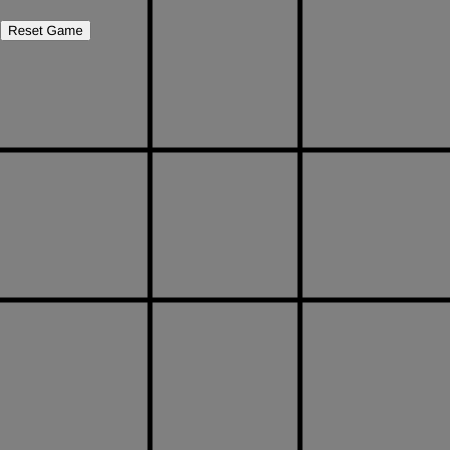
Frame 1 (no input)
Frame 60 (no input): identical to frame 1, image omitted
Frame 120 (the mouse pressed at the canvas centre since frame 60): identical to frame 1, image omitted

The p5.js sketch that drew this single still picture (run headless with seeded random() and noise() and a simulated clock; from frame 60 on, the mouse is pressed at the canvas centre):

// p5.js sketch
// ── sketch.js
let backgroundCol = 128;
let grid = new Array(3);
let scale = 150, canvasSize = scale * 3;
let inGridOffset = scale / 4;
let playerTurn = 1;
let winLine = null;
let winner = false;
let resetButton;
let canvas;

let xWins = 0, oWins = 0, ties = 0;

function setup() {
  for (let i = 0; i < 3; ++i) {
    grid[i] = new Array(3);
  }
  canvas = createCanvas(canvasSize, canvasSize);

  resetButton = createButton('Reset Game');
  resetButton.position(canvas.x, 20);
  resetButton.mousePressed(resetGame);
}

function draw() { // visualize the game
  background(backgroundCol);
  // Draw grid  
  strokeWeight(5);
  stroke(0, 0, 0);
    line(canvasSize / 3, 0, canvasSize / 3, canvasSize);
    line(canvasSize * 2 / 3, 0, canvasSize * 2 / 3, canvasSize);
    line(0, canvasSize / 3, canvasSize, canvasSize / 3);
    line(0, canvasSize * 2 / 3, canvasSize, canvasSize * 2 / 3);

  // Draw X and O
  for (let i = 0; i < 3; ++i) {
    for (let j = 0; j < 3; ++j) {
      fill(backgroundCol);
      strokeWeight(15);
      if (grid[i][j] == 1) {
        circle(+ scale / 2 + i * scale, scale / 2 + j * scale, scale / 2)
      } else if (grid[i][j] == 2) {
        line(i * scale + inGridOffset, j * scale + inGridOffset, (i + 1) * scale - inGridOffset, (j + 1) * scale - inGridOffset);
        line(i * scale + inGridOffset, (j + 1) * scale - inGridOffset, (i + 1) * scale - inGridOffset, j * scale + inGridOffset);
      }
    }
  }

  // Draw winning line if there is one
  if (winner) {
    strokeWeight(10);
    stroke(255, 0, 0);
    line(winLine.x1, winLine.y1, winLine.x2, winLine.y2);
  }
}

function resetGame() { // restart the game
  console.log("Reset Game");
  resetGrid();
  xWins = 0, oWins = 0, ties = 0;
  document.getElementById('ties').innerHTML = "Ties: " + ties;
  document.getElementById('xWins').innerHTML = "X Wins: " + xWins;
  document.getElementById('oWins').innerHTML = "O Wins: " + oWins;
  loop();
}

function resetGrid() { // clears the grid
  for (let i = 0; i < 3; ++i) {
    for (let j = 0; j < 3; ++j) {
      grid[i][j] = 0;
    }
  }
  winner = false;
  winLine = null;
  playerTurn = 1;
}

// player functionality 
function mouseClicked() {
  if (mouseX >= 0 && mouseX <= canvasSize && mouseY >= 0 && mouseY <= canvasSize) { // check if mouse is in canvas
    if (!isLooping()) { // check if game is over
      resetGrid();
      loop();
      return;
    }
    let posX = Math.floor(mouseX / scale), posY =  Math.floor(mouseY / scale);
    if (!grid[posX][posY]) { // check if cell is empty and marks it 
      grid[posX][posY] = playerTurn;
      // change player turn
      if (playerTurn == 1) { 
        playerTurn = 2;
      } else {
        playerTurn = 1;
      }
    }
    let status = checkStatus();
    if (status != undefined && status != 0) {
      if (status == 3) { // tie
        ties++;
        document.getElementById('ties').innerHTML = "Ties: " + ties;
      } else { 
        winner = true;
        if (playerTurn == 2) { 
          xWins++;
          document.getElementById('xWins').innerHTML = "X Wins: " + xWins;
        } else {
          oWins++;
          document.getElementById('oWins').innerHTML = "O Wins: " + oWins;
        }
        console.log("Player " + playerTurn + " wins!");
      }
      noLoop(); // Stop the draw loop
    }
  }
}
// checks game status
function checkStatus() {
  // Check rows
  for (let i = 0; i < 3; ++i) {
    if (grid[i][0] == grid[i][1] && grid[i][1] == grid[i][2] && grid[i][0] != 0) {
      winLine = { x1: i * scale + scale / 2, y1: 0, x2: i * scale + scale / 2, y2: canvasSize };
      return grid[i][0];
    }
  }
  // Check columns
  for (let i = 0; i < 3; ++i) {
    if (grid[0][i] == grid[1][i] && grid[1][i] == grid[2][i] && grid[0][i] != 0) {
      winLine = { x1: 0, y1: i * scale + scale / 2, x2: canvasSize, y2: i * scale + scale / 2 };
      return grid[0][i];
    }
  }
  // Check diagonals
  if (grid[0][0] == grid[1][1] && grid[1][1] == grid[2][2] && grid[0][0] != 0) {
    winLine = { x1: 0, y1: 0, x2: canvasSize, y2: canvasSize };
    return grid[0][0];
    
  }
  if (grid[0][2] == grid[1][1] && grid[1][1] == grid[2][0] && grid[0][2] != 0) {
    winLine = { x1: 0, y1: canvasSize, x2: canvasSize, y2: 0 };
    return grid[0][2];
  }
  // Check is over
  let turns = 0;
  for (let i = 0; i < 3; ++i) {
    for (let j = 0; j < 3; ++j) {
      if (grid[i][j] == 1 || grid[i][j] == 2) {
        ++turns;
      }
    }
  }
  // tie
  if (turns == 9) {
    return 3;
  }
  return 0;
} 
// ── style.css
body, html {
  margin: 0;
  padding: 0;
  height: 100%;
  display: flex;
  justify-content: center;
  align-items: center;
  background-color: gray; /* Gri deschis */
}

#scoreboard {
  position: absolute;
  bottom: 40px;
  left: 50%;
  transform: translateX(-50%);
  background-color: rgba(0, 0, 0, 0.8);
  color: white;
  padding: 10px;
  border-radius: 10px;
  text-align: center;
  font-size: 18px;
  display: flex;
  flex-direction: row;
  gap: 20px; /* Optional: Adds space between items */
}
